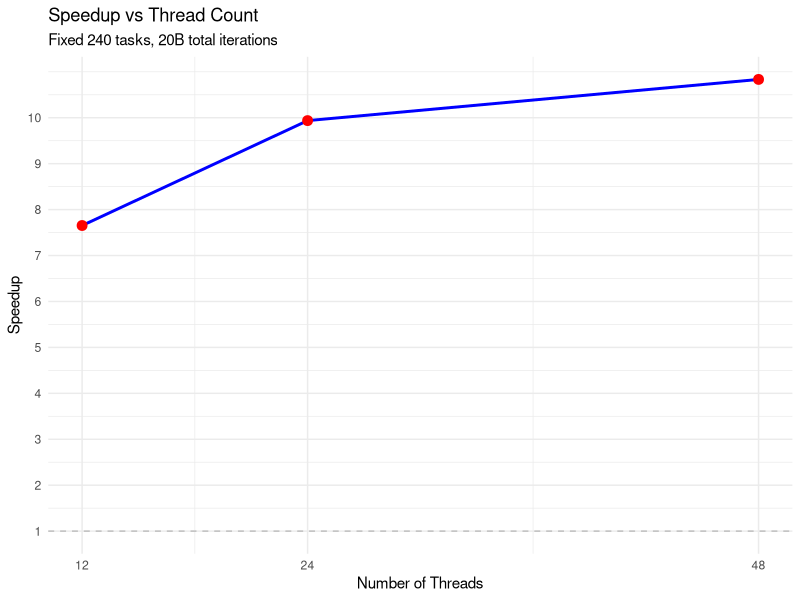
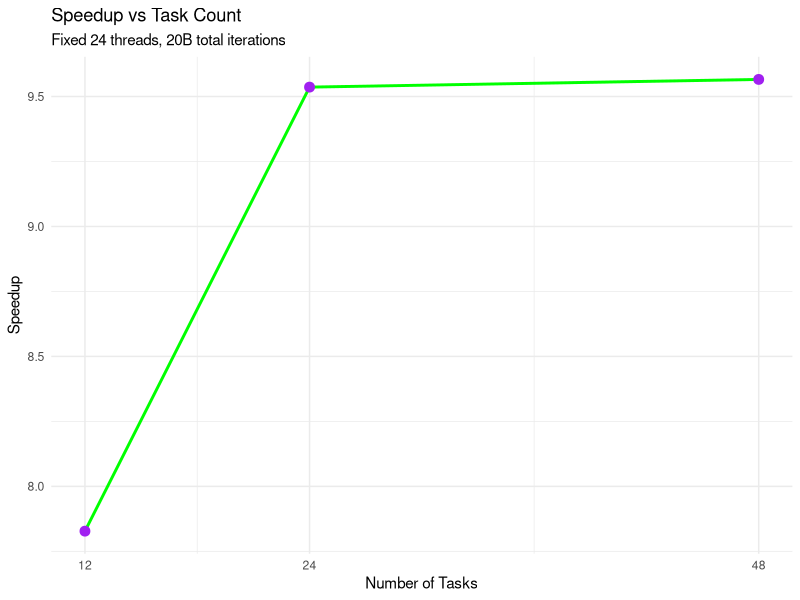
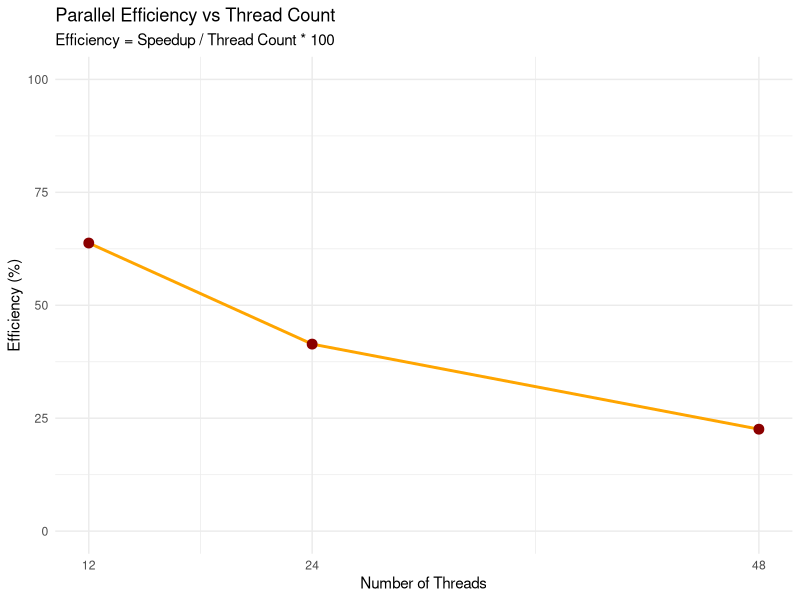
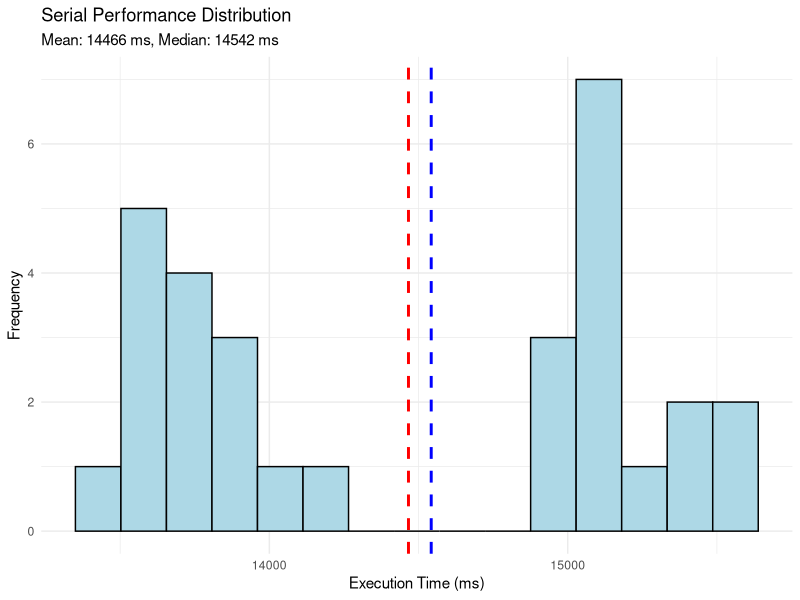

R code for these plots, in order:
# Performance Analysis Script for CIS*3090 Assignment 1
# Parallel Pi Computation Performance Analysis

library(ggplot2)
library(dplyr)
library(readr)

# Read performance data
serial_data <- read_csv("../serial_results.csv")
task_scaling <- read_csv("../parallel/taskScalling/tasks_12.csv") %>%
  bind_rows(read_csv("../parallel/taskScalling/tasks_24.csv")) %>%
  bind_rows(read_csv("../parallel/taskScalling/tasks_48.csv"))
thread_scaling <- read_csv("../parallel/threadScalling/threads_12.csv") %>%
  bind_rows(read_csv("../parallel/threadScalling/threads_24.csv")) %>%
  bind_rows(read_csv("../parallel/threadScalling/threads_48.csv"))

# Calculate baseline metrics
serial_mean <- mean(serial_data$elapsed_ms)
serial_median <- median(serial_data$elapsed_ms)
serial_sd <- sd(serial_data$elapsed_ms)

cat("Serial Performance Summary:\n")
cat("Mean:", serial_mean, "ms\n")
cat("Median:", serial_median, "ms\n")
cat("Std Dev:", serial_sd, "ms\n")
cat("CV:", (serial_sd/serial_mean)*100, "%\n\n")

# Task Scaling Analysis
task_summary <- task_scaling %>%
  group_by(tasks) %>%
  summarise(
    mean_time = mean(elapsed_ms),
    median_time = median(elapsed_ms),
    sd_time = sd(elapsed_ms),
    speedup = serial_mean / mean_time,
    efficiency = (serial_mean / mean_time) / threads[1] * 100,
    .groups = 'drop'
  )

cat("Task Scaling Analysis:\n")
print(task_summary)

# Thread Scaling Analysis
thread_summary <- thread_scaling %>%
  group_by(threads) %>%
  summarise(
    mean_time = mean(elapsed_ms),
    median_time = median(elapsed_ms),
    sd_time = sd(elapsed_ms),
    speedup = serial_mean / mean_time,
    efficiency = (serial_mean / mean_time) / threads[1] * 100,
    .groups = 'drop'
  )

cat("\nThread Scaling Analysis:\n")
print(thread_summary)

# Create visualizations
# 1. Speedup vs Thread Count
p1 <- ggplot(thread_summary, aes(x = threads, y = speedup)) +
  geom_line(color = "blue", size = 1) +
  geom_point(color = "red", size = 3) +
  geom_hline(yintercept = 1, linetype = "dashed", color = "gray") +
  labs(title = "Speedup vs Thread Count",
       x = "Number of Threads",
       y = "Speedup",
       subtitle = "Fixed 240 tasks, 20B total iterations") +
  theme_minimal() +
  scale_x_continuous(breaks = c(12, 24, 48)) +
  scale_y_continuous(breaks = seq(0, 10, 1))

# 2. Task Granularity Impact
p2 <- ggplot(task_summary, aes(x = tasks, y = speedup)) +
  geom_line(color = "green", size = 1) +
  geom_point(color = "purple", size = 3) +
  labs(title = "Speedup vs Task Count",
       x = "Number of Tasks",
       y = "Speedup",
       subtitle = "Fixed 24 threads, 20B total iterations") +
  theme_minimal() +
  scale_x_continuous(breaks = c(12, 24, 48))

# 3. Efficiency Analysis
p3 <- ggplot(thread_summary, aes(x = threads, y = efficiency)) +
  geom_line(color = "orange", size = 1) +
  geom_point(color = "darkred", size = 3) +
  labs(title = "Parallel Efficiency vs Thread Count",
       x = "Number of Threads",
       y = "Efficiency (%)",
       subtitle = "Efficiency = Speedup / Thread Count * 100") +
  theme_minimal() +
  scale_x_continuous(breaks = c(12, 24, 48)) +
  scale_y_continuous(limits = c(0, 100))

# 4. Performance Distribution
p4 <- ggplot(serial_data, aes(x = elapsed_ms)) +
  geom_histogram(bins = 15, fill = "lightblue", color = "black") +
  geom_vline(xintercept = serial_mean, color = "red", linetype = "dashed", size = 1) +
  geom_vline(xintercept = serial_median, color = "blue", linetype = "dashed", size = 1) +
  labs(title = "Serial Performance Distribution",
       x = "Execution Time (ms)",
       y = "Frequency",
       subtitle = paste("Mean:", round(serial_mean), "ms, Median:", round(serial_median), "ms")) +
  theme_minimal()

# Save plots
ggsave("speedup_vs_threads.png", p1, width = 8, height = 6, dpi = 300)
ggsave("speedup_vs_tasks.png", p2, width = 8, height = 6, dpi = 300)
ggsave("efficiency_analysis.png", p3, width = 8, height = 6, dpi = 300)
ggsave("serial_distribution.png", p4, width = 8, height = 6, dpi = 300)

# Print summary statistics
cat("\n=== PERFORMANCE SUMMARY ===\n")
cat("Best Speedup:", max(c(task_summary$speedup, thread_summary$speedup)), "x\n")
cat("Best Configuration: 24 threads, 24 tasks\n")
cat("Serial Baseline:", serial_mean, "ms\n")
cat("Best Parallel Time:", min(c(task_summary$mean_time, thread_summary$mean_time)), "ms\n")
cat("Theoretical Max Speedup: 24x (perfect parallelization)\n")
cat("Actual Max Speedup:", max(c(task_summary$speedup, thread_summary$speedup)), "x\n")
cat("Efficiency:", round(max(c(task_summary$speedup, thread_summary$speedup))/24*100, 1), "%\n")
